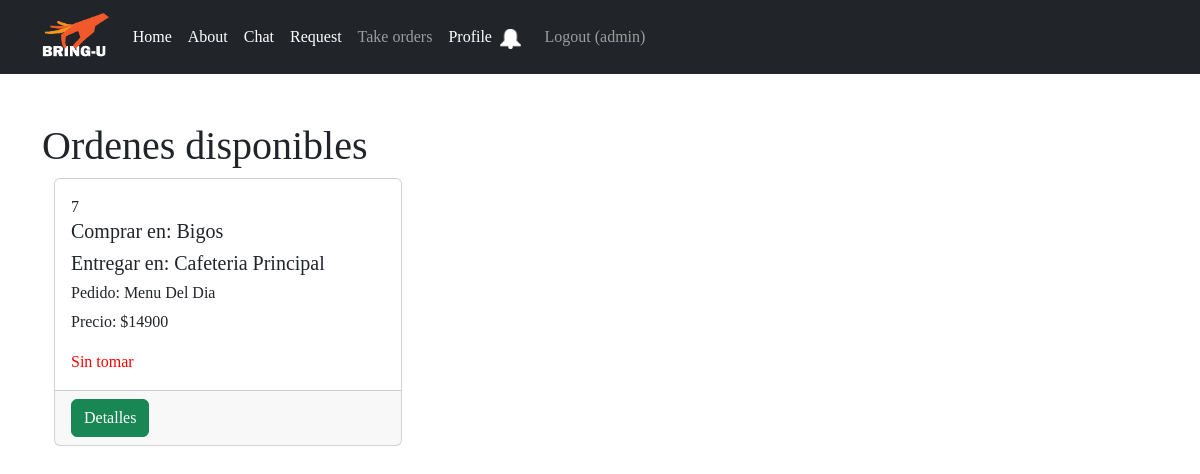
Before: /available_orders (signed in) with the older database file.
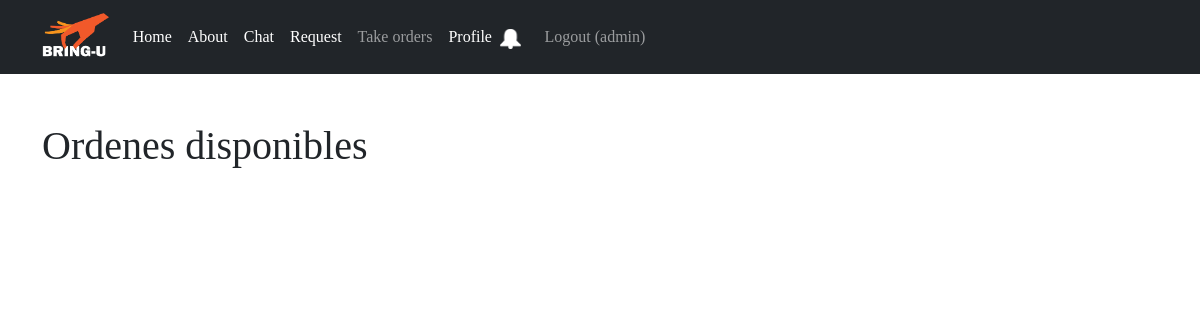
After: the same page with the newer database file.
### bring_u/models.py (models this page shows)
class Request(models.Model):
    id_request = models.AutoField(primary_key=True)
    name = models.CharField(max_length=100)
    desc = models.CharField(max_length=1000)
    price = models.IntegerField()
    status = models.CharField(max_length=30, default="Sin tomar")
    delivery_location = models.CharField(max_length=250)
    desc_delivery = models.CharField(max_length=1000, null=True)
    pick_up_location = models.CharField(max_length=250, default="Pick-up location")
    desc_pick_up_location = models.CharField(max_length=1000, null=True)
    file= models.FileField(upload_to=upload_to, null=True)
    fk_id_user = models.ForeignKey(UserProfile, on_delete=models.CASCADE)
    fk_id_product = models.ForeignKey(Product, on_delete=models.SET_NULL, null=True)
    business_name = models.CharField(max_length=70, null=True)

### bring_u/views.py (the view, shortened to what this page needs)
# urls.py: path('available_orders', bringuViews.available_orders),
@login_required
@is_service_prov_required
def available_orders(request):
    user= request.user
    is_delivering = UserProfile.objects.filter(username=user, is_service_prov=True).exists() if user.is_authenticated else False
    user_requests = Request.objects.exclude(status="Tomado").exclude(status="Finalizado")
    context = {
        'is_delivering':is_delivering,
        'user_request':user_requests
    }
    return render(request, "available_orders.html", context)

### bring_u/templates/available_orders.html (shortened to what this page needs)
{% extends "base.html" %}
    {% block content %}
        <div class="container mt-5">
            <h1>Ordenes disponibles</h1>
            <div class="container">
                <div class="row">
                    {% for order in user_request %}
                    <div class="col-md-4 mb-4">
                        <div class="card">
                            <div class="card-body">
                                {% if order.business_name %}
                                {{ order.id_request  }}
                                <h5 class="card-title">Comprar en: {{ order.business_name|title }}</h5>
                                {%endif%}
                                <h5 class="card-title">Entregar en: {{ order.delivery_location|title}}</h5>
                                <h6 class="card-title">Pedido: {{ order.name|title }}</h6>
                                <p class="card-text">Precio: ${{ order.price }}</p>
                                <p class="card-text" style="color:red">{{ order.status }}</p>
                            </div>
                            <div class="card-footer">
                                <button class="btn btn-success btn-cancel" type="button" data-bs-toggle="modal"
                                    data-bs-target="#cancelConfirmationModal{{ order.id_request }}">
                                    Detalles
                                </button>
                            </div>
                        </div>
                    </div>
                    {% endfor %}
                </div>
            </div>
        </div>
{% endblock %}

Changed rows visible on the page:
removed Request: id_request "7", business_name "Bigos", delivery_location "Cafeteria Principal", name "Menu Del Dia", price "14900", status "Sin tomar"
